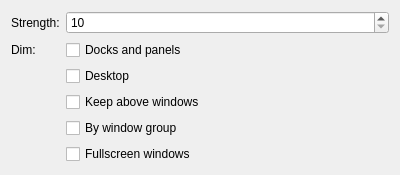
<?xml version="1.0" encoding="UTF-8"?>
<ui version="4.0">
 <class>DimInactiveEffectConfig</class>
 <widget class="QWidget" name="DimInactiveEffectConfig">
  <property name="geometry">
   <rect>
    <x>0</x>
    <y>0</y>
    <width>400</width>
    <height>160</height>
   </rect>
  </property>
  <layout class="QFormLayout" name="formLayout">
   <item row="0" column="0">
    <widget class="QLabel" name="label_Strength">
     <property name="text">
      <string>Strength:</string>
     </property>
    </widget>
   </item>
   <item row="0" column="1">
    <widget class="QSpinBox" name="kcfg_Strength">
     <property name="sizePolicy">
      <sizepolicy hsizetype="Expanding" vsizetype="Fixed">
       <horstretch>0</horstretch>
       <verstretch>0</verstretch>
      </sizepolicy>
     </property>
     <property name="minimum">
      <number>10</number>
     </property>
     <property name="maximum">
      <number>90</number>
     </property>
     <property name="singleStep">
      <number>5</number>
     </property>
    </widget>
   </item>
   <item row="1" column="0">
    <widget class="QLabel" name="label_Dim">
     <property name="text">
      <string>Dim:</string>
     </property>
    </widget>
   </item>
   <item row="1" column="1">
    <widget class="QCheckBox" name="kcfg_DimPanels">
     <property name="text">
      <string>Docks and panels</string>
     </property>
    </widget>
   </item>
   <item row="2" column="1">
    <widget class="QCheckBox" name="kcfg_DimDesktop">
     <property name="text">
      <string>Desktop</string>
     </property>
    </widget>
   </item>
   <item row="3" column="1">
    <widget class="QCheckBox" name="kcfg_DimKeepAbove">
     <property name="text">
      <string>Keep above windows</string>
     </property>
    </widget>
   </item>
   <item row="4" column="1">
    <widget class="QCheckBox" name="kcfg_DimByGroup">
     <property name="text">
      <string>By window group</string>
     </property>
    </widget>
   </item>
   <item row="5" column="1">
    <widget class="QCheckBox" name="kcfg_DimFullScreen">
     <property name="text">
      <string>Fullscreen windows</string>
     </property>
    </widget>
   </item>
  </layout>
 </widget>
 <resources/>
 <connections/>
</ui>
